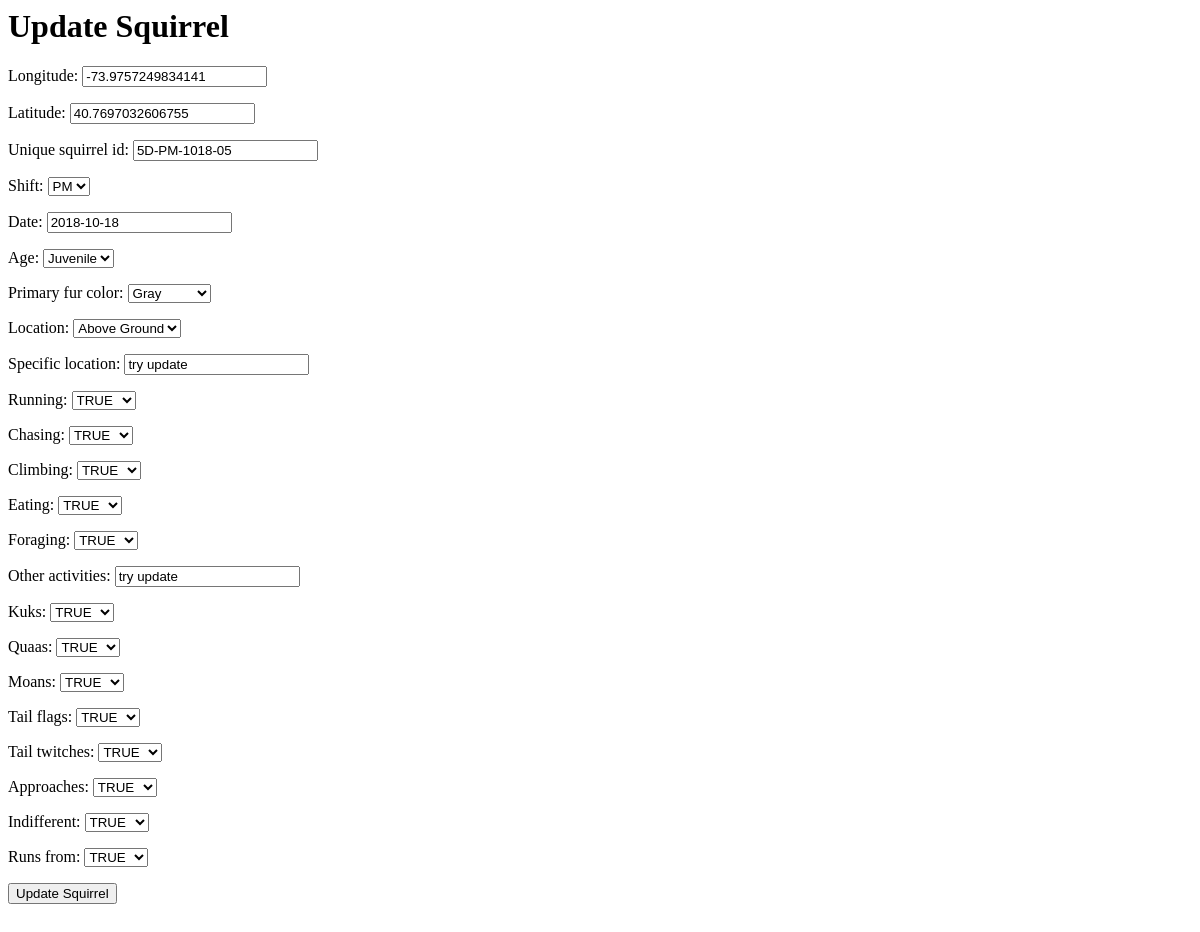
The app's page /sightings/5D-PM-1018-05/, older data.
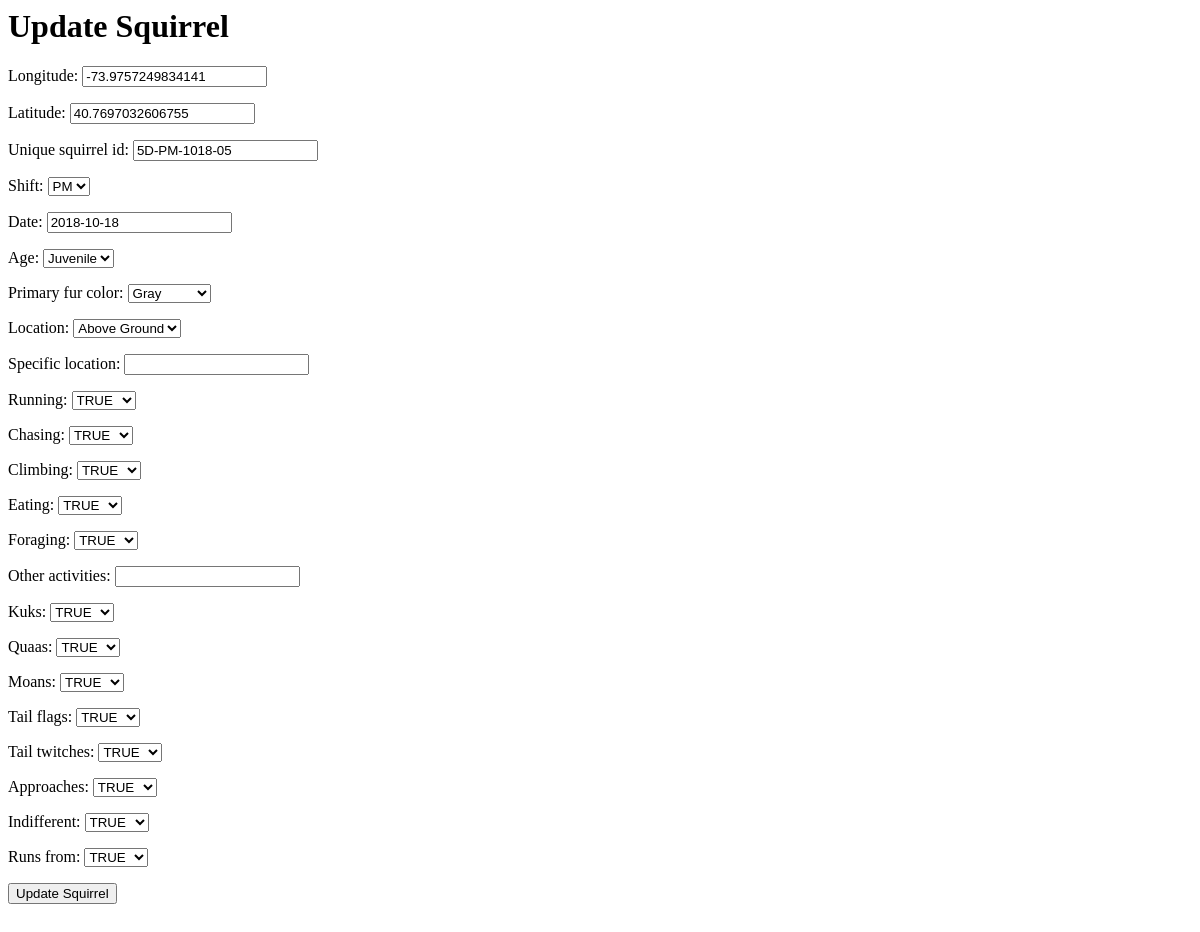
The same page, newer data.
### sightings/models.py (models this page shows, shortened)
class Squirrel(models.Model):
    longitude = models.FloatField()
    latitude = models.FloatField()
    unique_squirrel_id = models.CharField(
        max_length=200,
        unique=True,
        primary_key=True,
    )
    Morning = 'AM'
    Afternoon = 'PM'
    OCCUR_TIME_CHOICES = [
        (Morning,'AM'),
        (Afternoon,'PM'),
    ]
    shift = models.CharField(
        max_length=2,
        choices=OCCUR_TIME_CHOICES,
        default=None,
    )
    date = models.DateField()
    Adult = 'Adult'
    Juvenile = 'Juvenile'
    AGE_CHOICES = [
        (Adult,'Adult'),
        (Juvenile,'Juvenile'),
    ]
    age = models.CharField(
        max_length=20,
        choices=AGE_CHOICES,
        default=None,
        blank=True,
        null=True,
    )
    Gray = 'Gray'
    Cinnamon = 'Cinnamon'
    Black = 'Black'
    COLOR_CHOICES = [
        (Gray,'Gray'),
        (Cinnamon,'Cinnamon'),
        (Black,'Black'),
    ]
    primary_fur_color = models.CharField(
        max_length=20,
        choices=COLOR_CHOICES,
        default=None,
        blank=True,
        null=True,
    )
    A = 'Ground Plane'
    B = 'Above Ground'
    LOCATION_CHOICES = [
        (A,'Ground Plane'),
        (B,'Above Ground'),
    ]
    location = models.CharField(
        max_length=40,
        choices=LOCATION_CHOICES,
        default=None,
        blank=True,
        null=True,
    )
    specific_location = models.CharField(max_length=200,default=None,blank=True,null=True)
    T = 'TRUE'
    F = 'FALSE'
    SELECTION_CHOICE = [
        (T,'TRUE'),
        (F,'FALSE'),
    ]
    running = models.CharField(
        max_length=20,
        choices=SELECTION_CHOICE,
        default=None,
    )
    chasing = models.CharField(
        max_length=20,
        choices=SELECTION_CHOICE,
        default=None,
    )
    climbing = models.CharField(
        max_length=20,
        choices=SELECTION_CHOICE,
        default=None,
    )
    eating = models.CharField(
        max_length=20,
        choices=SELECTION_CHOICE,
        default=None,
    )
    foraging = models.CharField(
        max_length=20,
        choices=SELECTION_CHOICE,
        default=None,
    )
    other_activities = models.CharField(max_length=200,default=None,blank=True,null=True)
    kuks = models.CharField(
        max_length=20,
        choices=SELECTION_CHOICE,
        default=None,
    )
    quaas = models.CharField(
        max_length=20,
        choices=SELECTION_CHOICE,
        default=None,
    )
    moans = models.CharField(
        max_length=20,
        choices=SELECTION_CHOICE,
        default=None,
    )
    tail_flags = models.CharField(
        max_length=20,
        choices=SELECTION_CHOICE,
        default=None,
    )
    tail_twitches = models.CharField(
        max_length=20,
        choices=SELECTION_CHOICE,
        default=None,
    )
    approaches = models.CharField(
        max_length=20,
        choices=SELECTION_CHOICE,
        default=None,
    )
    indifferent = models.CharField(
        max_length=20,
        choices=SELECTION_CHOICE,
        default=None,
    )
    runs_from = models.CharField(
        max_length=20,
        choices=SELECTION_CHOICE,
        default=None,
    )

### sightings/views.py (the view)
# urls.py: path('<unique_squirrel_id>/',views.update,name='update'),
def update(request,unique_squirrel_id):
    obj= get_object_or_404(Squirrel, pk=unique_squirrel_id)
    form = SquirrelForm(request.POST, instance= obj)
    context= {'form': form}
    if form.is_valid():
        obj= form.save(commit= False)
        obj.save()
        messages.success(request, "You successfully updated the squirrel")
        context= {'form': form}
        return render(request,'sightings/update.html' , context)
    else:
        form = SquirrelForm(instance= obj)
        context= {'form': form}
        return render(request,'sightings/update.html' , context)

### sightings/forms.py
class SquirrelForm(ModelForm):
    class Meta:
        model = Squirrel
        fields = '__all__'

### sightings/templates/sightings/update.html (shortened to what this page needs)
<html>
<head>
</head>
<body>
<h1>Update Squirrel</h1>
<form action="" method="POST">
{{ form.as_p }}
<input type="submit" value="Update Squirrel"/>
</form>
<br/><br/>
</body>
</html>

Row changes from the older to the newer data that the page shows:
changed Squirrel "5D-PM-1018-05": specific_location "try update" → (not shown); other_activities "try update" → (not shown)
